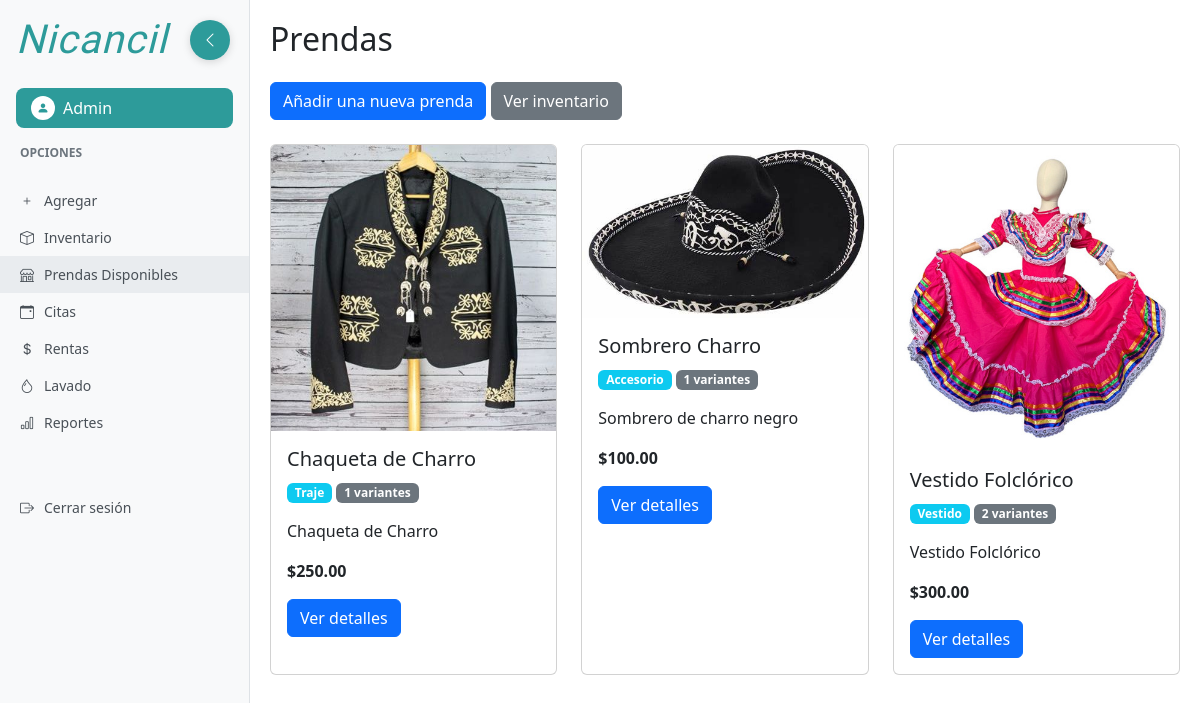
The page /tienda/ (signed in) on the database its author committed.
### usuarios/models.py (models this page shows)
class Usuario(AbstractUser):
    ROLES=(
        ("admin", "Administrador"),
        ("emp", "Empleado"),
        )
    rol=models.CharField(max_length=10, choices=ROLES, default="emp")

### inventario/models.py (models this page shows, shortened)
class Prenda(models.Model):
    TIPOS = (
        ('traje', 'Traje'),
        ('vestido', 'Vestido'),
        ('accesorio', 'Accesorio'),
    )
    ESTATUS = (
        ('disponible', 'Disponible'),
        ('apartado', 'Apartado'),
        ('en_uso', 'En Uso'),
        ('dañado', 'Dañado'),
        ('mantenimiento', 'En Mantenimiento'),
        ('lavanderia', 'En Lavandería'),
    )
    GENEROS = (
        ('hombre', 'Hombre'),
        ('mujer', 'Mujer'),
        ('unisex', 'Unisex'),
    )
    nombre = models.CharField(max_length=100)
    descripcion = models.TextField()
    precio = models.DecimalField(max_digits=10, decimal_places=2)
    tipo = models.CharField(max_length=20, choices=TIPOS, default='traje')
    color = models.CharField(max_length=50, blank=True)
    estatus = models.CharField(max_length=20, choices=ESTATUS, default='disponible')
    tallas = models.CharField(max_length=50, blank=True)
    genero = models.CharField(max_length=10, choices=GENEROS, default='unisex')
    lugar = models.CharField(max_length=100, blank=True, verbose_name="Lugar o sitio del traje")
    cantidad = models.PositiveIntegerField(default=1)
    imagen = models.ImageField(upload_to='prendas/', null=True, blank=True)
    fecha_creacion = models.DateTimeField(auto_now_add=True)

### inventario/views.py (the view)
# urls.py: path('tienda/', views.prenda_lista, name='prenda_lista'),
@login_required
def prenda_lista(request):
    prendas = Prenda.objects.all()
    return render(request, 'inventario/prenda_lista.html', {'prendas': prendas})

### templates/inventario/prenda_lista.html (shortened to what this page needs)
{% extends 'base_dashboard.html' %}
{% block content %}
    <h2 class="mb-4"> Prendas </h2>
    {% if user.rol == 'admin' %}
    <div class="mb-4">
        <a href="{% url 'nueva_prenda' %}" class="btn btn-primary">Añadir una nueva prenda</a>
        <a href="{% url 'inventario' %}" class="btn btn-secondary">Ver inventario</a>
    </div>
    {% endif %}
    <div class="row">
        {% for prenda in prendas %}
            <div class="col-md-4 mb-4">
                <div class="card h-100">
                    {% if prenda.imagen %}
                        <img src="{{ prenda.imagen.url }}" class="card-img-top" alt="{{ prenda.nombre }}">
                    {% else %}
                        <div class="card-img-top bg-light text-center py-5">Sin imagen</div>
                    {% endif %}
                        <div class="card-body">
                            <h5 class="card-title">{{ prenda.nombre }}</h5>
                            <p class="card-text">
                                <span class="badge bg-info">{{ prenda.get_tipo_display }}</span>
                                {% if prenda.variantes.exists %}
                                    <span class="badge bg-secondary">{{ prenda.variantes.count }} variantes</span>
                                {% endif %}
                            </p>
                            <p class="card-text">{{ prenda.descripcion|truncatechars:100 }}</p>
                            <p class="card-text"><strong>${{ prenda.precio }}</strong></p>
                            <a href="{% url 'prenda_detalle' prenda.pk %}" class="btn btn-primary">Ver detalles</a>
                        </div>
                </div>
            </div>
        {% empty %}
            <div class="col-12">
                <p>No hay prendas disponibles.</p>
            </div>
        {% endfor %}
    </div>
{% endblock %}

### templates/base_dashboard.html (shortened to what this page needs)
<!DOCTYPE html>
<html lang="es">
<head>
    <link href="https://cdn.jsdelivr.net/npm/bootstrap@5.3.2/dist/css/bootstrap.min.css" rel="stylesheet">
    <link href="https://cdn.jsdelivr.net/npm/bootstrap-icons@1.10.0/font/bootstrap-icons.css" rel="stylesheet">
    {% load static %}
    <link rel="stylesheet" type="text/css" href="{% static 'css/dashboard.css' %}">
</head>
<body>
    <div class="sidebar position-fixed" id="sidebar" style="width: 250px; transition: all 0.3s ease;">
        <div class="p-3">
            <h1 class="nicancil-font text-nicancil-teal mb-4" style="transition: opacity 0.3s ease, visibility 0.3s ease;">Nicancil</h1>
            <div class="user-profile" style="transition: all 0.3s ease;">
                <div class="user-icon">
                    <i class="bi bi-person-fill"></i>
                </div>
                <span class="user-name" style="transition: opacity 0.3s ease, visibility 0.3s ease;">{{ user.username }}</span>
            </div>
        </div>
        <div class="sidebar-section-title" style="transition: opacity 0.3s ease, visibility 0.3s ease;">Opciones</div>
        <nav class="sidebar-nav">
            {% if user.rol == 'admin' %}
            <a href="{% url 'nueva_prenda' %}" class="sidebar-nav-item {% if request.path == '/nueva_prenda/' %}active{% endif %}">
                <i class="bi bi-plus"></i>
                <span style="transition: opacity 0.3s ease, visibility 0.3s ease;">Agregar</span>
            </a>
            {% endif %}
            <a href="{% url 'inventario' %}" class="sidebar-nav-item {% if request.path == '/inventario/' %}active{% endif %}">
                <i class="bi bi-box"></i>
                <span style="transition: opacity 0.3s ease, visibility 0.3s ease;">Inventario</span>
            </a>
            <a href="{% url 'prenda_lista' %}" class="sidebar-nav-item {% if request.path == '/tienda/' %}active{% endif %}">
                <i class="bi bi-shop"></i>
                <span style="transition: opacity 0.3s ease, visibility 0.3s ease;">Prendas Disponibles</span>
            </a>
            {% if user.rol == 'admin' %}
            <a href="{% url 'lista_citas' %}" class="sidebar-nav-item {% if '/citas/' in request.path %}active{% endif %}">
                <i class="bi bi-calendar-event"></i>
                <span style="transition: opacity 0.3s ease, visibility 0.3s ease;">Citas</span>
            </a>
            {% endif %}
            <a href="{% url 'lista_rentas' %}" class="sidebar-nav-item {% if '/rentas/' in request.path %}active{% endif %}">
                <i class="bi bi-currency-dollar"></i>
                <span style="transition: opacity 0.3s ease, visibility 0.3s ease;">Rentas</span>
            </a>
            {% if user.rol == 'admin' %}
            <a href="#" class="sidebar-nav-item">
                <i class="bi bi-droplet"></i>
                <span style="transition: opacity 0.3s ease, visibility 0.3s ease;">Lavado</span>
            </a>
            <a href="#" class="sidebar-nav-item">
                <i class="bi bi-bar-chart"></i>
                <span style="transition: opacity 0.3s ease, visibility 0.3s ease;">Reportes</span>
            </a>
            {% endif %}
            <a href="{% url 'logout' %}" class="sidebar-nav-item mt-5">
                <i class="bi bi-box-arrow-right"></i>
                <span style="transition: opacity 0.3s ease, visibility 0.3s ease;">Cerrar sesión</span>
            </a>
        </nav>
    </div>
    <button class="sidebar-toggle" id="sidebarToggle" style="position: fixed; left: 190px; top: 20px; z-index: 1001; background-color: #2D9B9A; color: white; border: none; width: 40px; height: 40px; border-radius: 50%; display: flex; align-items: center; justify-content: center; cursor: pointer; transition: all 0.3s ease; box-shadow: 0 2px 8px rgba(0,0,0,0.15);">
        <i class="bi bi-chevron-left"></i>
    </button>
    <div class="main-content-wrapper" id="mainContent" style="margin-left: 250px; transition: margin-left 0.3s ease;">
        {% block content %}{% endblock %}
    </div>
</body>
</html>

### static/css/dashboard.css (style rules this page uses)
:root { --nicancil-teal: #2D9B9A; }
.text-nicancil-teal { color: var(--nicancil-teal) !important; }
.nicancil-font { font-family: 'Great Vibes', cursive; font-weight: 400; letter-spacing: 1px; font-style: italic; font-size: 2.5rem; color: var(--nicancil-teal); }
.sidebar { min-height: 100vh; background-color: #f8f9fa; border-right: 1px solid #dee2e6; width: 250px; transition: all 0.3s ease; z-index: 1000; }
.main-content-wrapper { margin-left: 250px; min-height: 100vh; padding: 20px; transition: margin-left 0.3s ease; }
.sidebar-toggle { position: fixed; left: 210px; top: 20px; z-index: 1001; background-color: var(--nicancil-teal); color: white; border: none; width: 40px; height: 40px; border-radius: 50%; display: flex; align-items: center; justify-content: center; cursor: pointer; transition: all 0.3s ease; box-shadow: 0 2px 8px rgba(0,0,0,0.15); }
.user-profile { background-color: var(--nicancil-teal); color: white; padding: 8px 15px; border-radius: 8px; display: flex; align-items: center; gap: 8px; font-weight: 500; }
.user-icon { background-color: white; color: var(--nicancil-teal); width: 24px; height: 24px; border-radius: 50%; display: flex; align-items: center; justify-content: center; font-size: 12px; }
.sidebar-nav { padding: 0; margin-top: 20px; }
.sidebar-section-title { color: #6c757d; font-size: 12px; font-weight: 600; text-transform: uppercase; margin-bottom: 10px; padding: 0 20px; }
.sidebar-nav-item { display: flex; align-items: center; padding: 8px 20px; color: #495057; text-decoration: none; font-size: 14px; gap: 10px; transition: all 0.3s ease; position: relative; }
.sidebar-nav-item span { transition: opacity 0.3s ease, visibility 0.3s ease; }
.sidebar-nav-item.active { background-color: #e9ecef; color: #495057; }

### rows shown on the page
Usuario: username "Admin"
Prenda: imagen (picture), nombre "Chaqueta de Charro", tipo "Traje", variantes.count "1", descripcion "Chaqueta de Charro", precio "250.00"
Prenda: imagen (picture), nombre "Sombrero Charro", tipo "Accesorio", variantes.count "1", descripcion "Sombrero de charro negro", precio "100.00"
Prenda: imagen (picture), nombre "Vestido Folclórico", tipo "Vestido", variantes.count "2", descripcion "Vestido Folclórico", precio "300.00"
